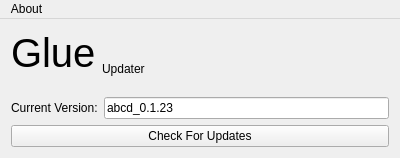
<?xml version="1.0" encoding="UTF-8"?>
<ui version="4.0">
 <class>MainWindow</class>
 <widget class="QMainWindow" name="MainWindow">
  <property name="geometry">
   <rect>
    <x>0</x>
    <y>0</y>
    <width>400</width>
    <height>158</height>
   </rect>
  </property>
  <property name="windowTitle">
   <string>MainWindow</string>
  </property>
  <widget class="QWidget" name="centralWidget">
   <layout class="QVBoxLayout" name="verticalLayout">
    <item>
     <layout class="QGridLayout" name="gridLayout_2">
      <item row="0" column="0">
       <widget class="QLabel" name="label_2">
        <property name="font">
         <font>
          <pointsize>30</pointsize>
         </font>
        </property>
        <property name="text">
         <string>Glue</string>
        </property>
       </widget>
      </item>
      <item row="0" column="1">
       <widget class="QLabel" name="label_3">
        <property name="text">
         <string>Updater</string>
        </property>
        <property name="alignment">
         <set>Qt::AlignBottom|Qt::AlignLeading|Qt::AlignLeft</set>
        </property>
       </widget>
      </item>
      <item row="0" column="2">
       <spacer name="horizontalSpacer">
        <property name="orientation">
         <enum>Qt::Horizontal</enum>
        </property>
        <property name="sizeHint" stdset="0">
         <size>
          <width>40</width>
          <height>20</height>
         </size>
        </property>
       </spacer>
      </item>
     </layout>
    </item>
    <item>
     <spacer name="verticalSpacer">
      <property name="orientation">
       <enum>Qt::Vertical</enum>
      </property>
      <property name="sizeHint" stdset="0">
       <size>
        <width>20</width>
        <height>0</height>
       </size>
      </property>
     </spacer>
    </item>
    <item>
     <layout class="QHBoxLayout" name="horizontalLayout_2">
      <item>
       <widget class="QLabel" name="label">
        <property name="text">
         <string>Current Version:</string>
        </property>
       </widget>
      </item>
      <item>
       <widget class="QLineEdit" name="versionBox">
        <property name="text">
         <string>abcd_0.1.23</string>
        </property>
       </widget>
      </item>
     </layout>
    </item>
    <item>
     <widget class="QPushButton" name="updateButton">
      <property name="text">
       <string>Check For Updates</string>
      </property>
     </widget>
    </item>
   </layout>
  </widget>
  <widget class="QMenuBar" name="menuBar">
   <property name="geometry">
    <rect>
     <x>0</x>
     <y>0</y>
     <width>400</width>
     <height>22</height>
    </rect>
   </property>
   <widget class="QMenu" name="menuAbout">
    <property name="title">
     <string>About</string>
    </property>
    <addaction name="actionAbout_Me"/>
   </widget>
   <addaction name="menuAbout"/>
  </widget>
  <action name="actionAbout_Me">
   <property name="text">
    <string>About Me</string>
   </property>
  </action>
 </widget>
 <layoutdefault spacing="6" margin="11"/>
 <tabstops>
  <tabstop>versionBox</tabstop>
  <tabstop>updateButton</tabstop>
 </tabstops>
 <resources/>
 <connections/>
</ui>
